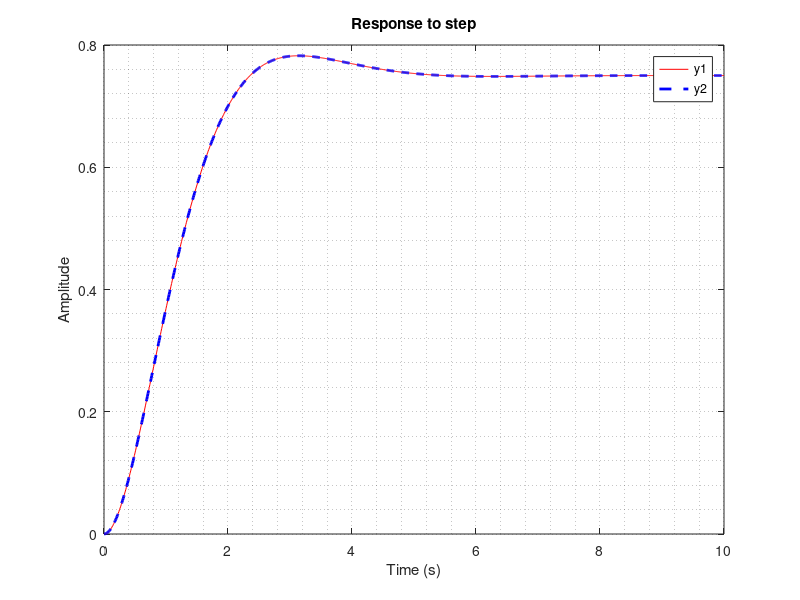

Write the MATLAB code that produced this figure.
t = 0:0.01:10;

A = [0, 1; -2 -2];
B = [0; 1.5];
C = [1 0];
D = [0];
sys1 = ss(A,B,C,D);

A = [-2, 1; -2 0];
B = [1.5; 1.5];
C = [1 -1];
D = [0];
sys2 = ss(A,B,C,D);

[y1,t] = step(sys1,t);
[y2,t] = step(sys2,t);
plot(t,y1,'r',t,y2,'b--','linewidth',2)
grid minor
title('Response to step')
xlabel('Time (s)')
ylabel('Amplitude')
legend('y1', 'y2')